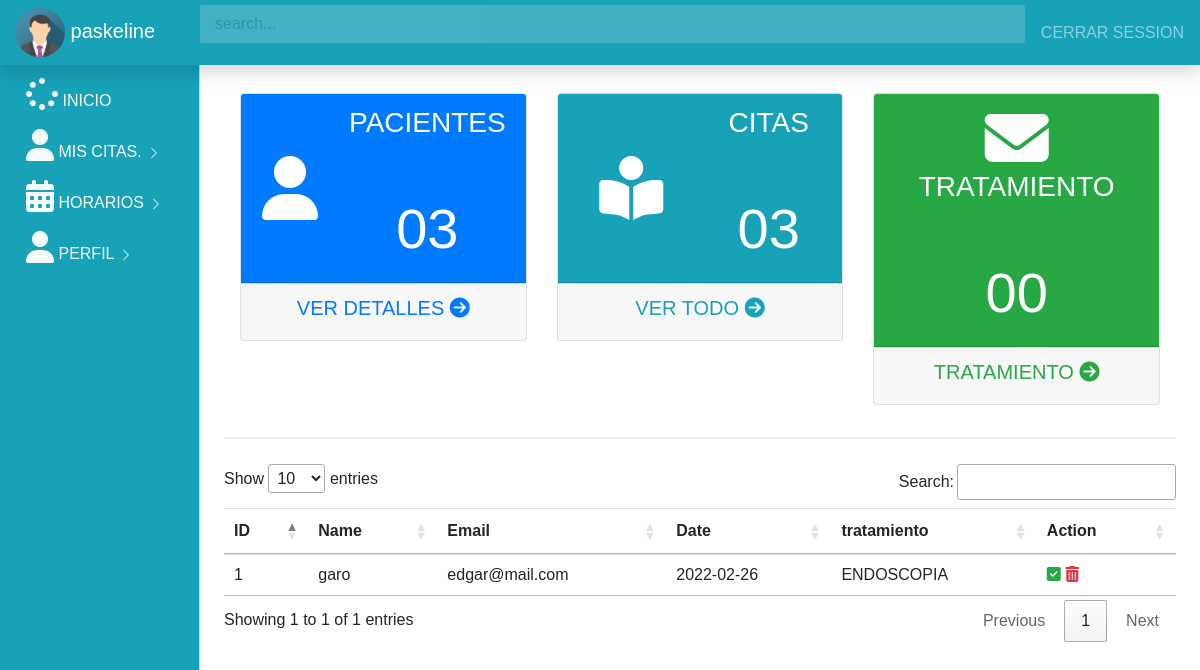
Page /get_appointment_recieved (signed in) on the committed database.
### index.py (models this page shows, shortened)
class User(UserMixin,db.Model):
    id = db.Column(db.Integer,primary_key =True)
    username = db.Column(db.String(100))
    email = db.Column(db.String(100),unique =True)
    password = db.Column(db.String(100))
    doctor = db.Column(db.Boolean)
    admin = db.Column(db.Boolean)
    work = db.Column(db.String(100))
    country = db.Column(db.String(100))
    image = db.Column(db.String(100))
    tratamiento = db.Column(db.String(100))
    @property
    def unhashed_password(self):
         raise AttributeError('cannot view unhased password')
    appointment_by  = db.relationship('Appointments',
    foreign_keys ='Appointments.asked_by_id',
    backref = 'asker',
    lazy=True
    )
    Receive_by  = db.relationship('Notiication',
    foreign_keys ='Notiication.receive_by_id',
    backref = 'reciever',
    lazy=True
    )
    Sender_by  = db.relationship('Notiication',
    foreign_keys ='Notiication.doctor_id',
    backref = 'sender',
    lazy=True
    )
    answers_requested  = db.relationship('Appointments',
    foreign_keys ='Appointments.doctor_id',
    backref = 'expert',
    lazy=True
    )

class Appointments(db.Model):
    id = db.Column(db.Integer,primary_key =True)
    name = db.Column(db.String(100))
    email = db.Column(db.String(100))
    date = db.Column(db.String(100))
    tratamiento = db.Column(db.String(100))
    asked_by_id = db.Column(db.Integer,db.ForeignKey('user.id'))
    doctor_id = db.Column(db.Integer,db.ForeignKey('user.id'))

### index.py (the view)
@app.route('/get_appointment_recieved')
@login_required
def get_appointment_recieved():
     rows = db.session.query(Appointments).count()
     doc_appoint = Appointments.query.filter_by(doctor_id =current_user.id).all()
     owner = User.query.filter_by(email=current_user.email,password=current_user.password,admin=False,doctor =True).first()
     if not owner:
          flash("Kindly login as patient !")
          return redirect(url_for('home'))
     else:
          return render_template('appointment_recieved.html' , appoints = doc_appoint,rows=rows)

### index.py (called while the page is built)
@login_manager.user_loader
def load_user(user_id):
     return User.query.get(int(user_id))

### templates/appointment_recieved.html (shortened to what this page needs)
{% include 'doctor_dash.html' %}
{% block body %}
<main role="main" class="col-md-9 ml-sm-auto col-lg-10 px-4">
    <hr>
            <table class=" table table-hover " id="myTable">
                <thead>
                    <tr>
                    <th>ID</th>
                    <th>Name</th>
                    <th>Email</th>
                    <th>Date</th>
                    <th>tratamiento</th>
                    <th>Action</th>
                </tr>
            </thead>
                {% for row in  appoints %}
            <tbody id="myTable">
                    <td> {{row.id}}</td>
                    <td> {{row.name}}</td>
                    <td> {{row.email}}</td>
                    <td> {{row.date}}</td>
                    <td> {{row.tratamiento}}</td>
                    <td>
                        <a  class="text-success" data-toggle="modal" href="/update/{{row.id}}" data-target="#myModalmessage{{row.id}}">
                            <i class ="	fa fa-check-square fa-3"></i>
                        </a>
                        <a href="/delete_appointment/{{row.id}}" class="text-danger">
                            <i class ="	fa fa-trash fa-3"></i>
                        </a>
                    </td>
            </tbody>
            </table>
                {% endfor %}
</main>
{% endblock %}

### templates/doctor_dash.html (shortened to what this page needs)
<!doctype html>
<html lang="en">
  <head>
    <link rel="stylesheet" href="https://stackpath.bootstrapcdn.com/bootstrap/4.5.2/css/bootstrap.min.css">
    <link rel="stylesheet" href="/static/css/dashboard.css">
    <link rel="stylesheet" href="https://cdn.datatables.net/1.10.22/css/jquery.dataTables.min.css">
  </head>
  <body> {%block body%}
    <nav class="navbar navbar-dark bg-info fixed-top flex-md-nowrap p-0 shadow">
        <a class="navbar-brand col-sm-3 col-md-2 mr-0" href="#">
          <img src="{{url_for('static', filename ='img_avatar.png')}}" alt="Avatar" style="width:50px;border-radius: 50%;">
          {{current_user.username}}
        </a>
        <input type="text" class="form-control form-control-primary w-100" placeholder="search...">
        <ul class=" navbar-nav px-3">
            <li class="nav-item text-nowrap">
                <a class="nav-link" onclick="return confirm('Confirm logout') " href="{{url_for('home')}}">CERRAR SESSION</a>
            </li>
        </ul>
      </nav>
      <div class="container-fluid">
        <div class="row">
            <div class  = "col-md-2 bg-info d-none d-md-block sidebar">
                <div class="left-sidebar">
                    <ul class="nav flex-column sidebar-nav">
                        <li class="nav-item">
                          <a class="nav-link text-light" href="{{url_for('doctor_dash')}}">
                            <i class ="fa fa-spinner fa-2x"></i> INICIO</a>
                        </li>
                        <li class="nav-item">
                          <a class="nav-link text-light" href="{{url_for('get_appointment_recieved')}}">
                            <i class="fa fa-user fa-2x"></i> MIS CITAS.
                            <svg class="bi bi-chevron-right" width="16" height="16" viewBox="0 0 20 20" fill="currentColor" xmlns="http://www.w3.org/2000/svg"><path fill-rule="evenodd" d="M6.646 3.646a.5.5 0 01.708 0l6 6a.5.5 0 010 .708l-6 6a.5.5 0 01-.708-.708L12.293 10 6.646 4.354a.5.5 0 010-.708z"/></svg>
                          </a>
                        </li>
                        <li class="nav-item">
                          <a class="nav-link text-light" href="#">
                            <i class="fa fa-calendar fa-2x"></i>  HORARIOS
                            <svg class="bi bi-chevron-right" width="16" height="16" viewBox="0 0 20 20" fill="currentColor" xmlns="http://www.w3.org/2000/svg"><path fill-rule="evenodd" d="M6.646 3.646a.5.5 0 01.708 0l6 6a.5.5 0 010 .708l-6 6a.5.5 0 01-.708-.708L12.293 10 6.646 4.354a.5.5 0 010-.708z"/></svg>
                            </a>
                        </li>
                        <li class="nav-item">
                          <a class="nav-link text-light " href="{{url_for('profile_doctor')}}">
                            <i class="fa fa-user fa-2x"></i>  PERFIL
                            <svg class="bi bi-chevron-right" width="16" height="16" viewBox="0 0 20 20" fill="currentColor" xmlns="http://www.w3.org/2000/svg"><path fill-rule="evenodd" d="M6.646 3.646a.5.5 0 01.708 0l6 6a.5.5 0 010 .708l-6 6a.5.5 0 01-.708-.708L12.293 10 6.646 4.354a.5.5 0 010-.708z"/></svg>
                        </a>
                        </li>
                      </ul>
                </div>
            </div>
            <main role="main" class="col-md-9 ml-sm-auto col-lg-10 px-4">
                <h3>INICIO</h3>
                <div class="container">
                  <div class="row ">
                    <div class="col-md-4">
                      <div class="card text-center">
                        <div class = "card-header bg-primary text-white">
                         <div class="row align-items-center">
                           <div class="col">
                             <i class="fa fa-user fa-4x"></i>
                           </div>
                           <div class="col">
                             <h3 >PACIENTES</h3>
                           <br><br>
                             <h6 class ="display-4">0{{rows}}</h6>
                           </div>
                         </div>
                        </div>
                        <div class = "card-footer">
                         <h5>
                           <a  class ="text-primary" href="get_appointment_recieved" class="text-primary">VER DETALLES <i class="fa fa-arrow-circle-right"></i></i></a>
                         </h5>
                        </div>
                      </div>
                    </div>
                   <div class="col-md-4">
                     <div class="card text-center">
                       <div class = "card-header bg-info text-white">
                        <div class="row align-items-center">
                          <div class="col">
                            <i class="fa fa-book-reader fa-4x"></i>
                          </div>
                          <div class="col">
                            <h3 >CITAS</h3>
                            <br><br>
                            <h6 class = "display-4">0{{rows}}</span></h6>
                          </div>
                        </div>
                       </div>
                       <div class = "card-footer">
                        <h5>
                          <a href="{{url_for('get_appointment_recieved')}}" class="text-info">VER TODO <i class="fa fa-arrow-circle-right"></i></i></a>
                        </h5>
                       </div>
                     </div>
                   </div>
                   <div class="col-md-4">
                     <div class="card text-center">
                       <div class = "card-header bg-success text-white">
                        <div class="row align-items-center">
                          <div class="col">
                            <i class="fa fa-envelope fa-4x"></i>
                          </div>
                          <div class="col">
                            <h3 >TRATAMIENTO</h3>
                            <br><br>
                            <h6 class = "display-4">00</span></h6>
                          </div>
                        </div>
                       </div>
                       <div class = "card-footer">
                        <h5>
                          <a href="#" class="text-success">TRATAMIENTO <i class="fa fa-arrow-circle-right"></i></i></a>
                        </h5>
                       </div>
                     </div>
                   </div>
                  </div>
                     </div>
            </main>
        </div>
      </div>
    {% endblock %}
  </body>
</html>

### static/css/dashboard.css (style rules this page uses)
.form-control-primary { margin: 10px; opacity: 0.2; border-radius: 2px; }
.sidebar { position: fixed; top:0; left:0; bottom:0; z-index:100; padding: 70px 0 0 10px; border-right: 1px solid #d3d3d3; }
.sidebar-nav li .nav-link { color: #333; font-weight: 500; }
body { font-family: Arial, Helvetica, sans-serif; }
* { box-sizing: border-box; }
.container { padding: 16px; background-color: white; }
input[type=text], input[type=password] { width: 100%; padding: 15px; margin: 5px 0 22px 0; display: inline-block; border: none; background: #f1f1f1; }
hr { border: 1px solid #f1f1f1; margin-bottom: 25px; }
a { color: dodgerblue; }

### rows in the picture
User: username "paskeline"
Appointments: id "1", name "garo", email "edgar@mail.com", date "2022-02-26", tratamiento "ENDOSCOPIA"

### other values in the picture
{{ rows }} "3"
